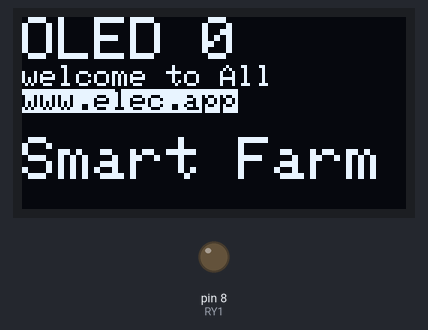
Bench run of a sketch on a simulated Arduino Uno, built with avr-gcc and run on an emulated ATmega328P. Shown: 128×64 one-colour display, output pins drawn as LEDs (lit = HIGH). What the sketch prints to the serial monitor is not drawn.

Above: at 0.1 s.
At 4.3 s:
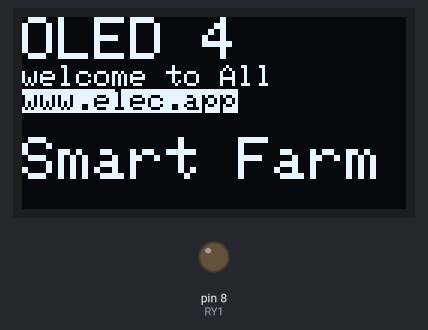
At 9.4 s:
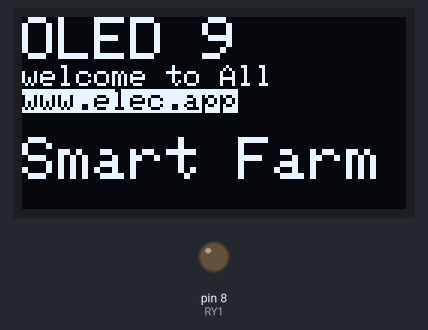
At 18.8 s:
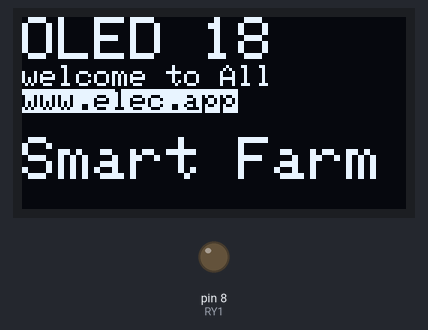
At 28.1 s:
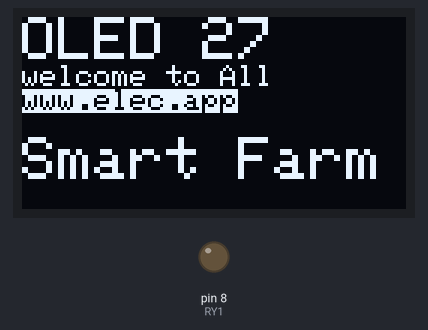
At 38.4 s:
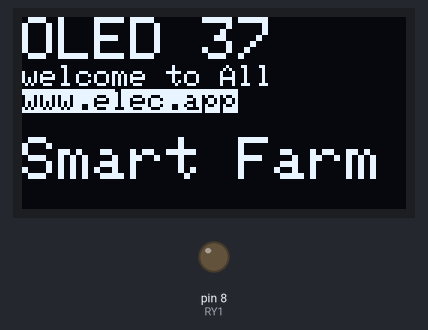

Measured:
- what the display in image 1 shows lasts 1.0 s, from 4.2 s to 5.2 s

The sketch:

Nano_OLED.ino
```cpp
#include <SPI.h>
#include <Wire.h>
#include <Adafruit_GFX.h>
#include <Adafruit_SSD1306.h>

#define SCREEN_WIDTH 128 // pixel ความกว้าง
#define SCREEN_HEIGHT 64 // pixel ความสูง

// กำหนดขาต่อ I2C กับจอ OLED
#define OLED_RESET     -1 //ขา reset เป็น -1 ถ้าใช้ร่วมกับขา Arduino reset
Adafruit_SSD1306 OLED(SCREEN_WIDTH, SCREEN_HEIGHT, &Wire, OLED_RESET);

int var = 0; // ตัวแปรสำหรับทดสอบแสดงผล

int Buzzer = A0;
int RY1 = 8;

void setup() {
  Serial.begin(9600);
  if (!OLED.begin(SSD1306_SWITCHCAPVCC, 0x3C)) { // สั่งให้จอ OLED เริ่มทำงานที่ Address 0x3C
    Serial.println("SSD1306 allocation failed");
  } else {
    Serial.println("ArdinoAll OLED Start Work !!!");
  }

  pinMode(RY1, OUTPUT);

}

void loop() {
/*
  digitalWrite(RY1, LOW);
  analogWrite(Buzzer, 255);
  delay(2000);

  digitalWrite(RY1,HIGH);
  for(int i=0; i<10; i++){
    analogWrite(Buzzer, 0);
    delay(500);
    analogWrite(Buzzer, 255);
    delay(500);
  }
  delay(2000);
  */
  OLED.clearDisplay(); // ลบภาพในหน้าจอทั้งหมด
  OLED.setTextColor(WHITE, BLACK);  //กำหนดข้อความสีขาว ฉากหลังสีดำ
  OLED.setCursor(0, 0); // กำหนดตำแหน่ง x,y ที่จะแสดงผล
  OLED.setTextSize(2); // กำหนดขนาดตัวอักษร
  OLED.println("OLED"); // แสดงผลข้อความ ALL

  OLED.setTextSize(1);
  OLED.print("welcome to");
  OLED.println(" All");
  OLED.setTextColor(BLACK, WHITE); //กลับสีข้อความกับพื้นหลัง
  OLED.print("www.elec.app");
  OLED.setTextColor(WHITE, BLACK);
  OLED.setCursor(60, 0);
  OLED.setTextSize(2);
  OLED.println(var, DEC);

  OLED.setCursor(0, 40);
  OLED.setTextSize(2);
  OLED.println("Smart Farm"); // แสดงผลข้อความ ALL


  OLED.display(); // สั่งให้จอแสดงผล
  var++;
  delay(1000);
}
```
